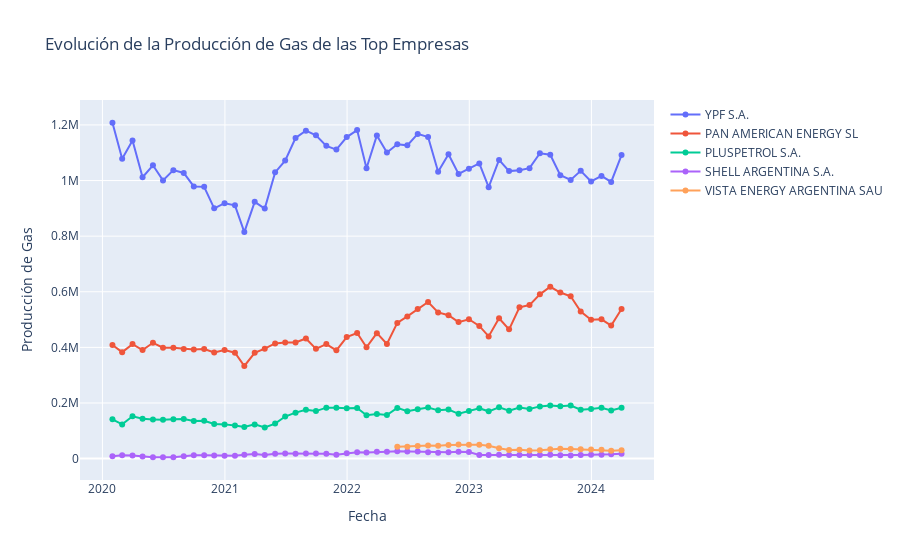

Here is the notebook cell this chart was saved with:
### Code cell
fig = go.Figure()

for empresa in top_emp:
    empresa_data = top_empresas[top_empresas['empresa']==empresa]
    fig.add_trace(go.Scatter(
        x=empresa_data['fecha_data'],
        y=empresa_data['prod_gas'],
        mode='lines+markers',
        name=empresa
    ))

fig.update_layout(
    title='Evolución de la Producción de Gas de las Top Empresas',
    xaxis_title='Fecha',
    yaxis_title='Producción de Gas'
)

fig.show()
